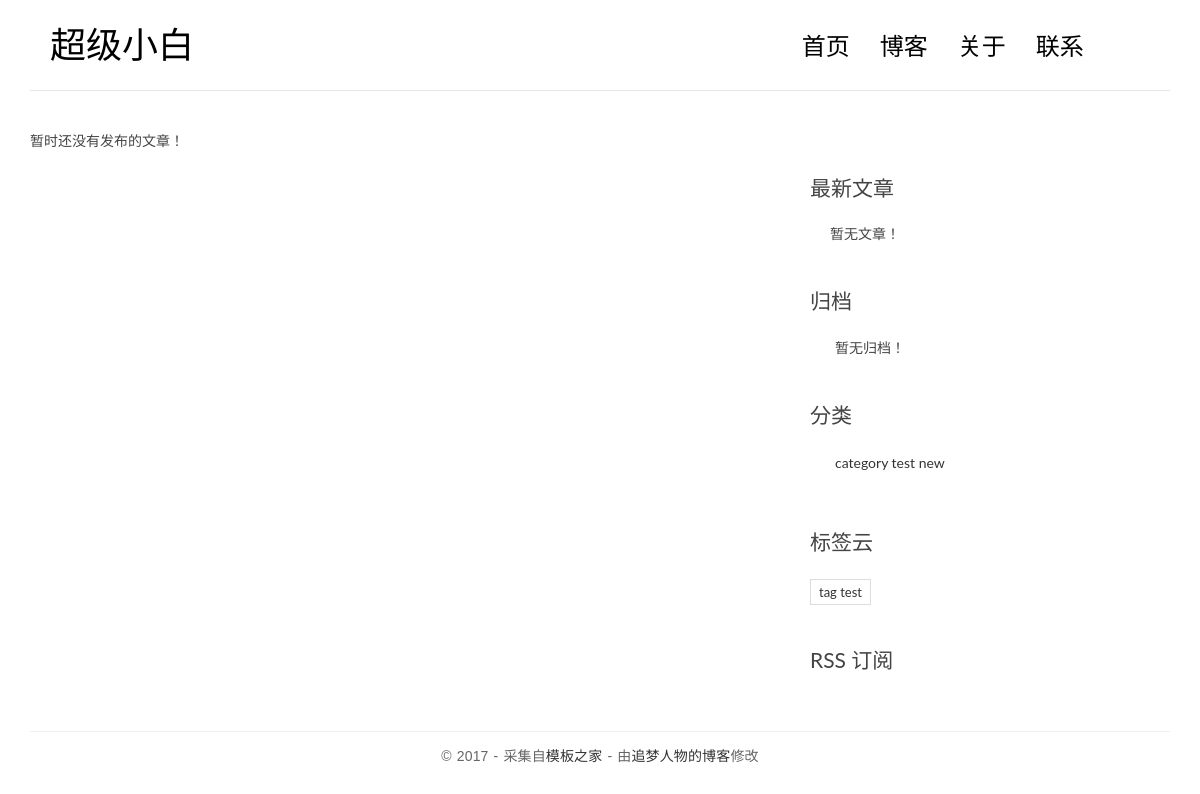
The app's page /, older data.
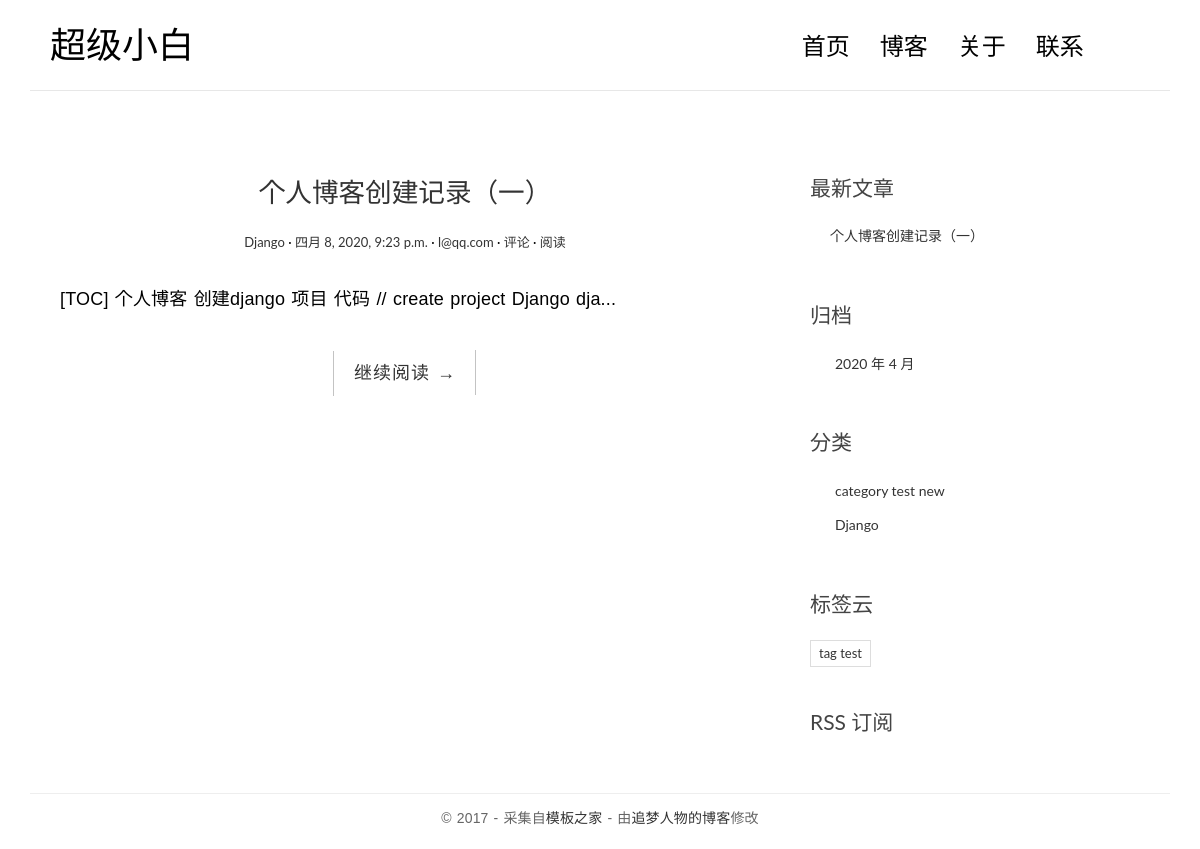
The same page, newer data.
### blog/models.py (models this page shows, shortened)
class Category(models.Model):
    name = models.CharField(max_length=100)
    class Meta:
        verbose_name = '分类'
        verbose_name_plural = verbose_name

class Tag(models.Model):
    name = models.CharField(max_length=100)
    class Meta:
        verbose_name = '标签'
        verbose_name_plural = verbose_name

class Post(models.Model):
    title = models.CharField('标题', max_length=100)
    body = models.TextField('正文')   # TextField 来存储大段文本
    created_time =  models.DateTimeField('创建时间', default=timezone.now)
    modified_time = models.DateTimeField('修改时间')  # 存储时间的字段用 DateTimeField 类型
    excerpt = models.CharField('摘要', max_length=200, blank=True)  # 摘要
    category = models.ForeignKey(Category, verbose_name='分类', on_delete=models.CASCADE)
    tags = models.ManyToManyField(Tag, verbose_name='标签', blank=True)
    author = models.ForeignKey(User, verbose_name='作者', on_delete=models.CASCADE)
    class Meta:
        verbose_name = '文章'
        verbose_name_plural = verbose_name
    def get_absolute_url(self):
        return reverse('blog:detail', kwargs={'pk': self.pk})

### blog/views.py (the view)
# urls.py: path('', views.index, name='index'),
def index(request):
    post_list = Post.objects.all().order_by('-created_time')
    return render(request, 'blog/index.html', context={'post_list': post_list})

### blog/templatetags/blog_extras.py (called while the page is built)
@register.inclusion_tag('blog/inclusions/_recent_posts.html', takes_context=True)
def show_recent_posts(context, num=5):
    return {
        'recent_post_list': Post.objects.all().order_by('-created_time')[:num],
    }

@register.inclusion_tag('blog/inclusions/_archives.html', takes_context=True)
def show_archives(context):
    return {
        'date_list': Post.objects.dates('created_time', 'month', order='DESC'),
    }

@register.inclusion_tag('blog/inclusions/_categories.html', takes_context=True)
def show_categories(context):
    return {
        'category_list': Category.objects.all(),
    }

@register.inclusion_tag('blog/inclusions/_tags.html', takes_context=True)
def show_tags(context):
    return {
        'tag_list': Tag.objects.all(),
    }

### templates/blog/index.html (shortened to what this page needs)
{% extends 'base.html' %}
{% block main %}
  {% for post in post_list %}
    <article class="post post-{{ post.pk }}">
      <header class="entry-header">
        <h1 class="entry-title">
          <a href="{{ post.get_absolute_url }}">{{ post.title }}</a>
        </h1>
        <div class="entry-meta">
          <span class="post-category"><a href="#">{{ post.category.name }}</a></span>
          <span class="post-date"><a href="#"><time class="entry-date"
                                                    datetime="{{ post.created_time }}">{{ post.created_time }}</time></a></span>
          <span class="post-author"><a href="#">{{ post.author }}</a></span>
          <span class="comments-link"><a href="{{ post.get_absolute_url }}#comment-area">{{ post.comment_set.count }} 评论</a></span>
          <span class="views-count"><a href="{{ post.get_absolute_url }}">{{ post.views }} 阅读</a></span>
        </div>
      </header>
      <div class="entry-content clearfix">
        <p>{{ post.excerpt }}...</p>
        <div class="read-more cl-effect-14">
          <a href="{{ post.get_absolute_url }}" class="more-link">继续阅读 <span class="meta-nav">→</span></a>
        </div>
      </div>
    </article>
  {% empty %}
    <div class="no-post">暂时还没有发布的文章！</div>
  {% endfor %}
{% endblock main %}

### templates/base.html (shortened to what this page needs)
<!DOCTYPE html>
{% load static %}
{% load blog_extras %}
<html>
<head>
    <link rel="stylesheet" href="css/bootstrap.min.css">
    <link rel="stylesheet" href="http://code.ionicframework.com/ionicons/2.0.1/css/ionicons.min.css">
    <link rel="stylesheet" href="css/pace.css">
    <link rel="stylesheet" href="css/custom.css">
</head>
<body>
<div class="container">
    <header id="site-header">
        <div class="row">
            <div class="col-md-4 col-sm-5 col-xs-8">
                <div class="logo">
                    <h1><a href="index.html">超级小白</a></h1>
                </div>
            </div>
            <div class="col-md-8 col-sm-7 col-xs-4">
                <nav class="main-nav" role="navigation">
                    <div class="collapse navbar-collapse" id="bs-example-navbar-collapse-1">
                        <ul class="nav navbar-nav navbar-right">
                            <li class="cl-effect-11"><a href="index.html" data-hover="首页">首页</a></li>
                            <li class="cl-effect-11"><a href="full-width.html" data-hover="博客">博客</a></li>
                            <li class="cl-effect-11"><a href="about.html" data-hover="关于">关于</a></li>
                            <li class="cl-effect-11"><a href="contact.html" data-hover="联系">联系</a></li>
                        </ul>
                    </div>
                </nav>
            </div>
        </div>
    </header>
</div>
<div class="content-body">
    <div class="container">
        <div class="row">
            <main class="col-md-8">
                {% block main %}
                {% endblock main %}
            </main>
            <aside class="col-md-4">
                  {% show_recent_posts %}
                  {% show_archives %}
                  {% show_categories %}
                  {% show_tags %}
                  <div class="rss">
                     <a href=""> RSS 订阅</a>
                  </div>
            </aside>
        </div>
    </div>
</div>
<footer id="site-footer">
    <div class="container">
        <div class="row">
            <div class="col-md-12">
                <p class="copyright">&copy 2017 - 采集自<a href="http://www.cssmoban.com/"
                                                        target="_blank" title="模板之家">模板之家</a>
                    - 由<a href="http://zmrenwu.com/" title="网页模板" target="_blank">追梦人物的博客</a>修改
                </p>
            </div>
        </div>
    </div>
</footer>
<body>
</body>
</body>
</html>

### templates/blog/inclusions/_recent_posts.html
<div class="widget widget-recent-posts">
  <h3 class="widget-title">最新文章</h3>
  <ul>
    {% for post in recent_post_list %}
      <li>
        <a href="{{ post.get_absolute_url }}">{{ post.title }}</a>
      </li>
    {% empty %}
      暂无文章！
    {% endfor %}
  </ul>
</div>

### templates/blog/inclusions/_archives.html
<div class="widget widget-archives">
  <h3 class="widget-title">归档</h3>
  <ul>
    {% for date in date_list %}
      <li>
        <a href="{% url 'blog:archive' date.year date.month %}">
          {{ date.year }} 年 {{ date.month }} 月
        </a>
      </li>
    {% empty %}
      暂无归档！
    {% endfor %}
  </ul>
</div>

### templates/blog/inclusions/_categories.html
<div class="widget widget-category">
  <h3 class="widget-title">分类</h3>
  <ul>
    {% for category in category_list %}
      <li>
        <a href="{% url 'blog:category' category.pk %}">{{ category.name }}</a>
      </li>
    {% empty %}
      暂无分类！
    {% endfor %}
  </ul>
</div>

### templates/blog/inclusions/_tags.html
<div class="widget widget-tag-cloud">
  <h3 class="widget-title">标签云</h3>
  <ul>
    {% for tag in tag_list %}
      <li>
        <a href="{% url 'blog:tag' tag.pk %}">{{ tag.name }}</a>
      </li>
    {% empty %}
      暂无标签！
    {% endfor %}
  </ul>
</div>

### blog/static/blog/css/custom.css (style rules this page uses)
* { outline: none; }
h1, h2, h3, h4, h5, h6 { margin-top: 0; }
a { color: #333; }
body { color: #444; font-family: 'Lato', sans-serif; }
p { font-family: 'Ubuntu', sans-serif; font-weight: 400; word-spacing: 1px; letter-spacing: 0.01em; }
#site-header { background-color: #FFF; padding: 25px 20px; margin-bottom: 40px; border-bottom: 1px solid #e7e7e7; }
.logo h1 a { color: #000; }
.logo h1 { margin: 0; font-family: 'Lato', sans-serif; font-weight: 300; }
.main-nav { margin-top: 11px; max-width: 95%; }
.main-nav a { color: #000000 !important; padding: 0 0 5px 0 !important; margin-right: 30px; font-family: 'Lato', sans-serif; font-weight: 300; font-size: 24px; }
.cl-effect-11 a { padding: 10px 0; color: #0972b4; text-shadow: none; }
.cl-effect-11 a::before { position: absolute; top: 0; left: 0; overflow: hidden; padding: 0 0 5px 0 !important; max-width: 0; border-bottom: 1px solid #000; color: #000; content: attr(data-hover); white-space: nowrap; -webkit-transition: max-width 0.5s; -moz-transition: max-width 0.5s; transition: max-width 0.5s; }
.content-body { padding-bottom: 4em; }
.post { background: #fff; padding: 30px 30px 0; }
.entry-title { text-align: center; font-size: 1.9em; margin-bottom: 20px; line-height: 1.6; padding: 10px 20px 0; }
.entry-meta { text-align: center; color: #DDDDDD; font-size: 13px; margin-bottom: 30px; }
.entry-content { font-size: 18px; line-height: 1.9; font-weight: 300; color: #000; }
.post-category::after, .post-date::after, .post-author::after, .comments-link::after { content: ' ·'; color: #000; }
.read-more { font-family: 'Ubuntu', sans-serif; font-weight: 400; word-spacing: 1px; letter-spacing: 0.01em; text-align: center; margin-top: 20px; }
.cl-effect-14 a { padding: 0 20px; height: 45px; line-height: 45px; position: relative; display: inline-block; margin: 15px 25px; letter-spacing: 1px; font-weight: 400; text-shadow: 0 0 1px rgba(255, 255, 255, 0.3); }
.cl-effect-14 a::before, .cl-effect-14 a::after { position: absolute; width: 45px; height: 1px; background: #C3C3C3; content: ''; -webkit-transition: all 0.3s; -moz-transition: all 0.3s; transition: all 0.3s; pointer-events: none; }
.cl-effect-14 a::before { top: 0; left: 0; -webkit-transform: rotate(90deg); -moz-transform: rotate(90deg); transform: rotate(90deg); -webkit-transform-origin: 0 0; -moz-transform-origin: 0 0; transform-origin: 0 0; }
.cl-effect-14 a::after { right: 0; bottom: 0; -webkit-transform: rotate(90deg); -moz-transform: rotate(90deg); transform: rotate(90deg); -webkit-transform-origin: 100% 0; -moz-transform-origin: 100% 0; transform-origin: 100% 0; }
.widget { background: #fff; padding: 30px 0 0; }
.widget-title { font-size: 1.5em; margin-bottom: 20px; line-height: 1.6; padding: 10px 0 0; font-weight: 400; }
.widget-recent-posts ul { padding: 0; margin: 0; padding-left: 20px; }
.widget-recent-posts ul li { list-style-type: none; position: relative; line-height: 170%; margin-bottom: 10px; }
.widget-recent-posts ul li::before { content: '\f3d3'; font-family: "Ionicons"; position: absolute; left: -17px; top: 3px; font-size: 16px; color: #000; }
.widget-archives ul { padding: 0; margin: 0; padding-left: 25px; }
.widget-archives ul li { list-style-type: none; position: relative; line-height: 170%; margin-bottom: 10px; }
.widget-archives ul li::before { content: '\f3f3'; font-family: "Ionicons"; position: absolute; left: -25px; top: 1px; font-size: 16px; color: #000; }
.widget-category ul { padding: 0; margin: 0; padding-left: 25px; }
.widget-category ul li { list-style-type: none; position: relative; line-height: 170%; margin-bottom: 10px; }
.widget-category ul li::before { content: '\f3fe'; font-family: "Ionicons"; position: absolute; left: -25px; top: 1px; font-size: 18px; color: #000; }
.widget-tag-cloud ul { padding: 0; margin: 0; margin-right: -10px; }
.widget-tag-cloud ul li { list-style-type: none; font-size: 13px; display: inline-block; margin-right: 10px; margin-bottom: 10px; padding: 3px 8px; border: 1px solid #ddd; }
.rss { font-size: 21px; margin-top: 30px; }
.rss a { color: #444; }
#site-footer { padding-top: 10px; padding: 0 0 1.5em 0; }
.copyright { text-align: center; padding-top: 1em; margin: 0; border-top: 1px solid #eee; color: #666; }

Row changes from the older to the newer data that the page shows:
added Post: title "个人博客创建记录（一）", category.name "Django", created_time "四月 8, 2020, 9:23 p.m.", author "l@qq.com", excerpt "[TOC] 个人博客 创建django 项目 代码 // create project Django dja"
added Category: name "Django"
Text that changed along with them:
new list line: "2020 年 4 月"
text no longer shown: "暂时还没有发布的文章！ 暂无文章！ 暂无归档！"
